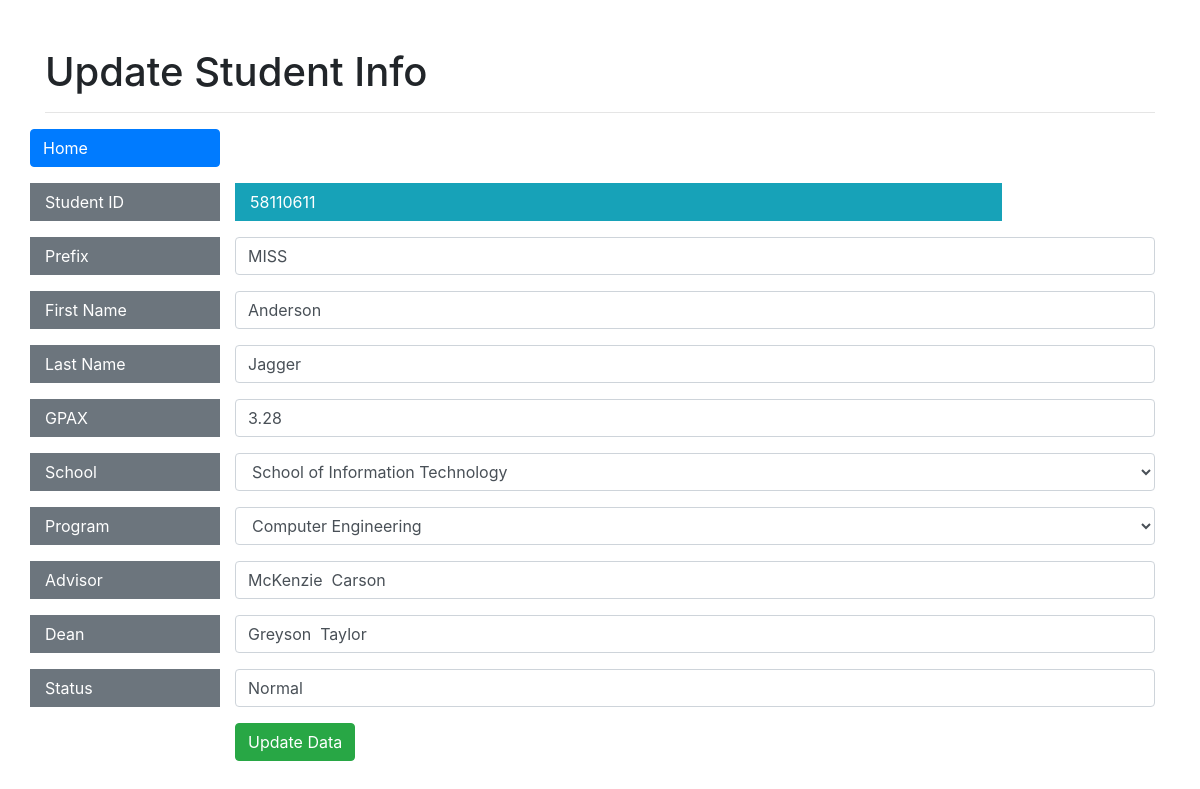
Page /input_update_student_info.php?stdid=58110611 on the committed database.
### tables this page shows
CREATE TABLE `student_api` (
  `StudentID` int(8) DEFAULT NULL,
  `Prefix` varchar(4) DEFAULT NULL,
  `FirstName` varchar(8) DEFAULT NULL,
  `LastName` varchar(8) DEFAULT NULL,
  `GPAX` decimal(3,2) DEFAULT NULL,
  `School` varchar(32) DEFAULT NULL,
  `Program` varchar(20) DEFAULT NULL,
  `Advisor` varchar(17) DEFAULT NULL,
  `Dean` varchar(15) DEFAULT NULL,
  `Status` varchar(10) DEFAULT NULL
);

### input_update_student_info.php (the view, shortened to what this page needs)
<!DOCTYPE html>
<html>
<head>
	<link rel="stylesheet" href="https://cdn.jsdelivr.net/npm/bootstrap@4.5.3/dis
	t/css/bootstrap.min.css" integrity="sha384-
	TX8t27EcRE3e/ihU7zmQxVncDAy5uIKz4rEkgIXeMed4M0jlfIDPvg6uqKI2xXr2" crossorigin="an
	onymous">
</head>
<body>
	<?php
	require_once "dbconnect.php";
	$std_id = $_GET['stdid'];
	$sql = "SELECT Prefix, FirstName, LastName, GPAX, School, Program, Advisor, Dean, Status FROM student_api WHERE StudentID = $std_id";
	$result = mysqli_query($conn, $sql);
	?>
	<div class="container">
		<h1 class="mt-5">Update Student Info</h1>
		<hr>
		<form action="update_student_info.php" method="post">
			<?php
			while ($row = mysqli_fetch_assoc($result)) {
				$prefix = $row["Prefix"];
				$fname = $row["FirstName"];
				$lname = $row["LastName"];
				$gpax = $row["GPAX"];
				$school = $row["School"];
				$program = $row["Program"];
				$avs = $row["Advisor"];
				$dean = $row["Dean"];
				$status = $row["Status"];
			}
			?>
			<div class="form-group row">
				<a class="col-sm-2 btn-primary btn btn-block text-left" href="student_info.php">Home</a>
				<div class="col-sm-10"></div>
			</div>
			<div class="form-group row">
				<label class="col-sm-2 col-form-label bg-secondary text-white">Student ID</label>
				<div class="col-sm-10">
					<label class="col-sm-10 col-form-label bg-info text-white"><?= $std_id ?></label>
				</div>
			</div>
			<div class="form-group row">
				<label class="col-sm-2 col-form-label bg-secondary text-white">Prefix</label>
				<div class="col-sm-10">
					<input type="text" name="prefix" class="form-control" value="<?= $prefix ?>">
				</div>
			</div>
			<div class="form-group row">
				<label class="col-sm-2 col-form-label bg-secondary text-white">First Name</label>
				<div class="col-sm-10">
					<input type="text" name="fname" class="form-control" value="<?= $fname ?>">
				</div>
			</div>
			<div class="form-group row">
				<label for="lname" class="col-sm-2 col-form-label bg-secondary text-white">Last Name</label>
				<div class="col-sm-10">
					<input type="text" name="lname" class="form-control" value="<?= $lname ?>">
				</div>
			</div>
			<div class="form-group row">
				<label class="col-sm-2 col-form-label bg-secondary text-white">GPAX</label>
				<div class="col-sm-10">
					<input type="number" name="gpax" class="form-control" min="0" max="4" step="0.01" value="<?= $gpax ?>">
				</div>
			</div>
			<div class="form-group row">
				<label class="col-sm-2 col-form-label bg-secondary text-white">School</label>
				<div class="col-sm-10">
					<select name="school" id="school" onchange="selc1()" class="form-control" required>
						<option><?= $school ?></option>
					</select>
				</div>
			</div>
			<div class="form-group row">
				<label class="col-sm-2 col-form-label bg-secondary text-white">Program</label>
				<div class="col-sm-10">
					<select name="program" id="bachelor" onchange="selc2()" class="form-control" required>
					<option><?= $program ?></option></select>
				</div>
			</div>
			<div class="form-group row">
				<label class="col-sm-2 col-form-label bg-secondary text-white">Advisor</label>
				<div class="col-sm-10">
					<input type="text" name="avs" class="form-control" value="<?= $avs ?>">
				</div>
			</div>
			<div class="form-group row">
				<label class="col-sm-2 col-form-label bg-secondary text-white">Dean</label>
				<div class="col-sm-10">
					<input type="text" name="dean" class="form-control" value="<?= $dean ?>">
				</div>
			</div>
			<div class="form-group row">
				<label class="col-sm-2 col-form-label bg-secondary text-white">Status</label>
				<div class="col-sm-10">
					<input type="text" name="sts" class="form-control" value="<?= $status ?>">
				</div>
			</div>
			<div class="form-group row">
				<label class="col-sm-2 col-form-label"></label>
				<div class="col-sm-10">
					<input class="btn btn-success" type="Submit" value="Update Data">
				</div>
			</div>
		</form>
	</div>
</body>
</html>

### rows in the picture
student_api: prefix "MISS", fname "Anderson", lname "Jagger", gpax "3.28", school "School of Information Technology", program "Computer Engineering", avs "McKenzie Carson", dean "Greyson Taylor", sts "Normal"

### other values in the picture
$std_id "58110611"
